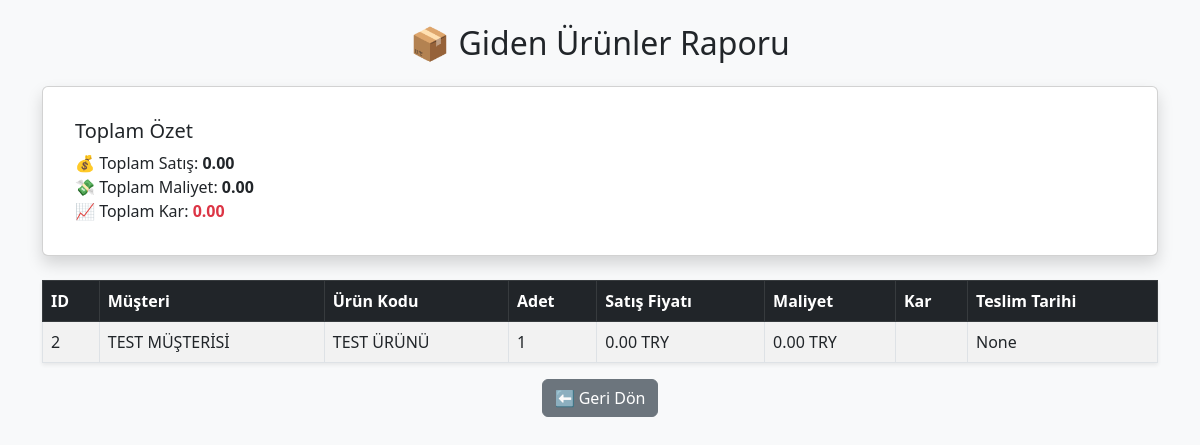
Screenshot of /reports/giden-urunler/ (signed in) with the database file from the repository.
### core/models.py (models this page shows, shortened)
class Order(models.Model):
    SIPARIS_TIPLERI = [
        ('OZEL', 'Özel'),
        ('SERI', 'Seri'),
        ('STOK', 'Stoğa Üretim')  # 👈 Hazır üretim / depoya üretim tipi
    ]
    siparis_tipi = models.CharField(max_length=20, choices=SIPARIS_TIPLERI, null=True, blank=True, db_index=True)
    siparis_numarasi = models.CharField(max_length=20, unique=True, blank=True, db_index=True)
    musteri = models.ForeignKey('Musteri', on_delete=models.SET_NULL, null=True, blank=True, db_index=True)
    musteri_referans = models.CharField(max_length=150, blank=True, null=True, verbose_name="Müşteri Sipariş Referansı")
    siparis_tarihi = models.DateField(default=timezone.now, null=True, blank=True, db_index=True)
    urun_kodu = models.CharField(max_length=100, null=True, blank=True, db_index=True)
    adet = models.PositiveIntegerField(null=True, blank=True)
    renk = models.CharField(max_length=50, null=True, blank=True, db_index=True)
    beden = models.CharField(max_length=50, null=True, blank=True, db_index=True)
    teslim_tarihi = models.DateField(null=True, blank=True, db_index=True)
    aciklama = models.TextField(blank=True, null=True)
    resim = models.ImageField(upload_to='siparis_resimleri/', blank=True, null=True)
    qr_code_url = models.URLField(blank=True, null=True)
    kesim_yapan = models.CharField(max_length=100, blank=True, null=True)
    kesim_tarihi = models.DateTimeField(blank=True, null=True)
    dikim_yapan = models.CharField(max_length=100, blank=True, null=True)
    dikim_tarihi = models.DateTimeField(blank=True, null=True)
    susleme_yapan = models.CharField(max_length=100, blank=True, null=True)
    susleme_tarihi = models.DateTimeField(blank=True, null=True)
    hazir_yapan = models.CharField(max_length=100, blank=True, null=True)
    hazir_tarihi = models.DateTimeField(blank=True, null=True)
    sevkiyat_yapan = models.CharField(max_length=100, blank=True, null=True)
    sevkiyat_tarihi = models.DateTimeField(blank=True, null=True)
    cikti_alindi = models.BooleanField(default=False)
    DURUM_SECENEKLERI = [
        ('bekliyor', 'Bekliyor'),
        ('basladi', 'Başladı'),
        ('bitti', 'Bitti'),
    ]
    kesim_durum = models.CharField(max_length=20, choices=DURUM_SECENEKLERI, default='bekliyor')
    dikim_durum = models.CharField(max_length=20, choices=DURUM_SECENEKLERI, default='bekliyor')
    susleme_durum = models.CharField(max_length=20, choices=DURUM_SECENEKLERI, default='bekliyor')
    hazir_durum = models.CharField(max_length=20, choices=DURUM_SECENEKLERI, default='bekliyor')
    sevkiyat_durum = models.CharField(
        max_length=20,
        choices=[
            ('bekliyor', 'Bekliyor'),
            ('hazirlaniyor', 'Hazırlanıyor'),
            ('gonderildi', 'Gönderildi')
        ],
        default='bekliyor'
    )
    dikim_fason = models.BooleanField(default=False)
    dikim_fasoncu = models.ForeignKey(Fasoncu, on_delete=models.SET_NULL, null=True, blank=True, related_name='dikim_fasonlari')
    dikim_fason_durumu = models.CharField(max_length=20, choices=[('verildi', 'Verildi'), ('alindi', 'Alındı')], blank=True, null=True)
    susleme_fason = models.BooleanField(default=False)
    susleme_fasoncu = models.ForeignKey(Fasoncu, on_delete=models.SET_NULL, null=True, blank=True, related_name='susleme_fasonlari')
    susleme_fason_durumu = models.CharField(max_length=20, choices=[('verildi', 'Verildi'), ('alindi', 'Alındı')], blank=True, null=True)
    nakisci = models.ForeignKey(Nakisci, on_delete=models.SET_NULL, null=True, blank=True, related_name='nakis_siparisleri')
    nakis_durumu = models.CharField(max_length=20, choices=[('yok', 'Yok'), ('verildi', 'Nakışa Verildi'), ('alindi', 'Nakıştan Alındı')], default='yok')
    satis_fiyati = models.DecimalField(max_digits=12, decimal_places=2, null=True, blank=True)
    para_birimi = models.CharField(max_length=3, choices=CURRENCY_CHOICES, default="TRY")
    maliyet_uygulanan = models.DecimalField(max_digits=12, decimal_places=2, null=True, blank=True)
    maliyet_para_birimi = models.CharField(max_length=3, choices=CURRENCY_CHOICES, default="TRY")
    maliyet_override = models.DecimalField(max_digits=12, decimal_places=2, null=True, blank=True)
    ekstra_maliyet = models.DecimalField(max_digits=12, decimal_places=2, default=0)
    last_updated = models.DateTimeField(auto_now=True)
    @property
    def efektif_maliyet(self):
        if self.maliyet_override is not None:
            return Decimal(self.maliyet_override)
        if self.maliyet_uygulanan is not None:
            return Decimal(self.maliyet_uygulanan)
        return Decimal(0)
    @property
    def kar_backend(self):
        if not self.satis_fiyati:
            return None
        return Decimal(self.satis_fiyati) - self.toplam_maliyet
    @property
    def kar(self):
        return self.kar_backend

class Musteri(models.Model):
    ad = models.CharField(max_length=200, db_index=True)
    aktif = models.BooleanField(default=True)   # 👈 EKLENDİ!

### core/views.py (the view)
# urls.py: path("reports/giden-urunler/", views.giden_urunler_raporu, name="giden_urunler_raporu"),
@login_required
def giden_urunler_raporu(request):
    if not request.user.groups.filter(name__in=["patron", "mudur"]).exists():
        return HttpResponseForbidden("Bu raporu görme yetkiniz yok.")
    orders = list(
    Order.objects
    .filter(sevkiyat_durum="gonderildi")
    .select_related("musteri")
    .order_by("-id")
)
    toplam_kar = sum([o.kar or 0 for o in orders if o.kar is not None])
    toplam_satis = sum([o.satis_fiyati or 0 for o in orders if o.satis_fiyati is not None])
    toplam_maliyet = sum([o.efektif_maliyet or 0 for o in orders if o.efektif_maliyet is not None])
    context = {
        "orders": orders,
        "toplam_kar": toplam_kar,
        "toplam_satis": toplam_satis,
        "toplam_maliyet": toplam_maliyet,
    }
    return render(request, "reports/giden_urunler.html", context)

### templates/reports/giden_urunler.html (shortened to what this page needs)
{% load static %}
<!DOCTYPE html>
<html lang="tr">
<head>
    <link href="https://cdn.jsdelivr.net/npm/bootstrap@5.3.0/dist/css/bootstrap.min.css" rel="stylesheet">
</head>
<body class="bg-light py-4">
<div class="container">
    <h2 class="text-center mb-4">📦 Giden Ürünler Raporu</h2>
    <div class="card shadow p-3 mb-4">
        <div class="card-body">
            <h5 class="card-title">Toplam Özet</h5>
            <p class="mb-0">💰 Toplam Satış: <strong>{{ toplam_satis|floatformat:2 }}</strong></p>
            <p class="mb-0">💸 Toplam Maliyet: <strong>{{ toplam_maliyet|floatformat:2 }}</strong></p>
            <p class="mb-0">📈 Toplam Kar: <strong class="{% if toplam_kar > 0 %}text-success{% else %}text-danger{% endif %}">
                {{ toplam_kar|floatformat:2 }}</strong>
            </p>
        </div>
    </div>
    {% if orders %}
    <table class="table table-striped table-bordered shadow-sm">
        <thead class="table-dark">
            <tr>
                <th>ID</th>
                <th>Müşteri</th>
                <th>Ürün Kodu</th>
                <th>Adet</th>
                <th>Satış Fiyatı</th>
                <th>Maliyet</th>
                <th>Kar</th>
                <th>Teslim Tarihi</th>
            </tr>
        </thead>
        <tbody>
            {% for o in orders %}
            <tr>
                <td>{{ o.id }}</td>
                <td>{{ o.musteri.ad }}</td>
                <td>{{ o.urun_kodu }}</td>
                <td>{{ o.adet }}</td>
                <td>{{ o.satis_fiyati }} {{ o.para_birimi }}</td>
                <td>{{ o.efektif_maliyet }} {{ o.maliyet_para_birimi }}</td>
                <td class="{% if o.kar > 0 %}text-success{% else %}text-danger{% endif %}">
                </td>
                <td>{{ o.teslim_tarihi }}</td>
            </tr>
            {% endfor %}
        </tbody>
    </table>
    {% else %}
        <div class="alert alert-warning text-center">
            Henüz sevkiyatı tamamlanmış sipariş bulunmuyor.
        </div>
    {% endif %}
    <div class="text-center mt-3">
        <a href="{% url 'reports' %}" class="btn btn-secondary">⬅ Geri Dön</a>
    </div>
</div>
</body>
</html>

### rows the page displays
Order: id "2", musteri.ad "TEST MÜŞTERİSİ", urun_kodu "TEST ÜRÜNÜ", adet "1", satis_fiyati "0.00", para_birimi "TRY", efektif_maliyet "0.00", maliyet_para_birimi "TRY", teslim_tarihi "None"

### other values shown
{{ toplam_satis|floatformat:2 }} "0.00"
{{ toplam_maliyet|floatformat:2 }} "0.00"
{{ toplam_kar|floatformat:2 }} "0.00"
